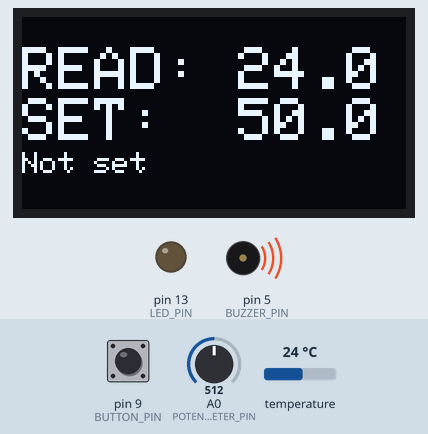
Recording of a sketch running on a simulated Arduino Uno, built with avr-gcc and run on an emulated ATmega328P. Shown: 128×64 one-colour display, output pins drawn as LEDs (lit = HIGH), buzzer (waves = sounding, pin HIGH). The inputs (shaded band) are chosen by the test bench; at power-on: pin 9 (BUTTON_PIN) HIGH, temperature 24 °C, A0 (POTENTIOMETER_PIN) = 512. What the sketch prints to the serial monitor is not drawn.

Above: at 1.9 s.
2.0 s: pin 9 (BUTTON_PIN) pulled LOW for 0.95 s
At 2.8 s:
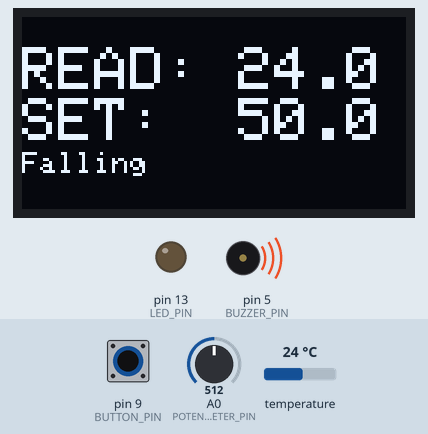
4.4 s: pin 9 (BUTTON_PIN) pulled LOW for 0.95 s
At 5.3 s:
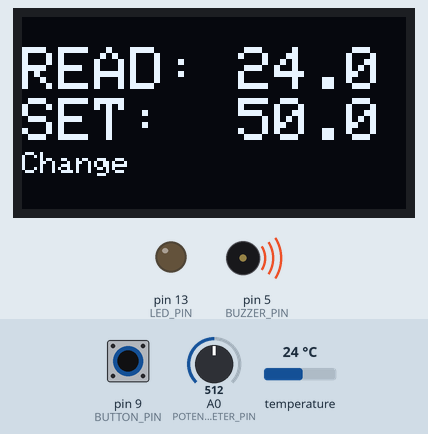
6.8 s: pin 9 (BUTTON_PIN) pulled LOW for 3.2 s
At 7.7 s:
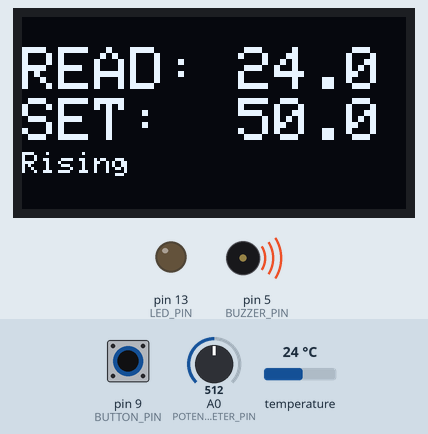
11.5 s: pin 9 (BUTTON_PIN) pulled LOW for 0.95 s
At 12.7 s:
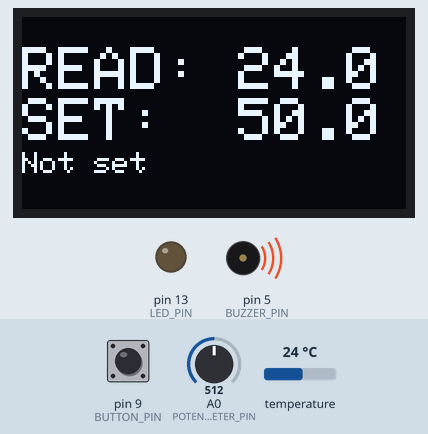
13.9 s: temperature set to 12 °C
At 15.2 s:
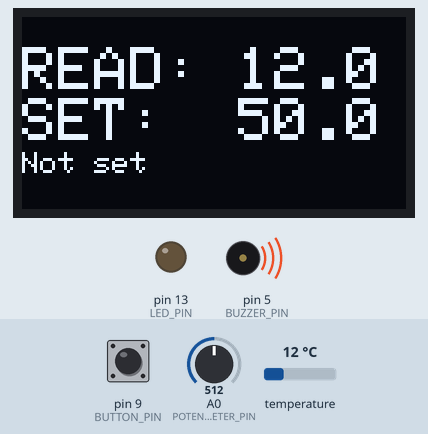
15.5 s: A0 (POTENTIOMETER_PIN) set to 716
At 17.6 s:
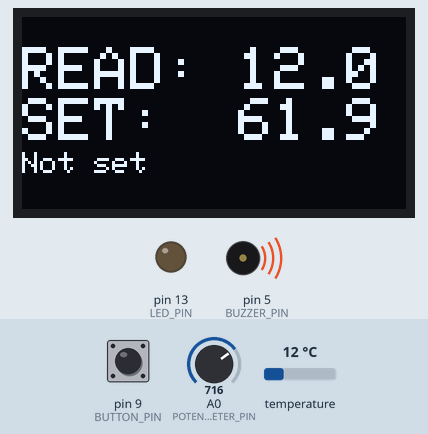
Timing chart, 0 to 18.9 s (numbered marks = the images above; inputs shaded):
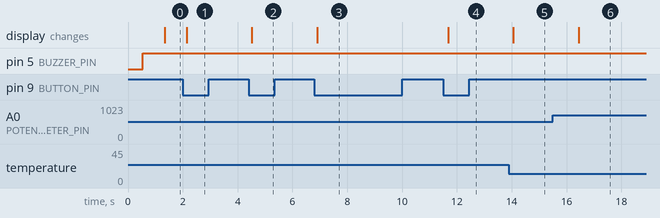

The sketch:

tea_thermometer.ino
```cpp
/*
Project author: Smarzony
In order to work, install https://github.com/oshlab/Breadboard-Arduino board.
Program this with programmer AVR ISP on serial port using board ATmega328p (8mhz internal).
During programming push RESET button while output says: "Uploading"
*/

#include <PinChangeInterrupt.h>
#include <PinChangeInterruptBoards.h>
#include <PinChangeInterruptPins.h>
#include <PinChangeInterruptSettings.h>

#include <Wire.h>
#include <Adafruit_SSD1306.h>
#include <OneWire.h>
#include <DallasTemperature.h>

#define SCREEN_WIDTH 128 // OLED display width, in pixels
#define SCREEN_HEIGHT 64 // OLED display height, in pixels

#define ONE_WIRE_BUS 7
#define BUZZER_PIN 5
#define LED_PIN 13
#define POTENTIOMETER_PIN A0
#define BUTTON_PIN 9

#define TEMP_EDGE_RISING 0
#define TEMP_EDGE_NOT_SET 1
#define TEMP_EDGE_FALLING 2
#define TEMP_EDGE_CHANGE 3

OneWire oneWire(ONE_WIRE_BUS);
DallasTemperature sensors(&oneWire);

#define OLED_RESET -1
#define SCREEN_ADDRESS 0x3C
Adafruit_SSD1306 display(SCREEN_WIDTH, SCREEN_HEIGHT, &Wire, OLED_RESET);

float temp_celsius = 0.0;
float temp_last = 0.0;
float temp_set;
volatile uint8_t edge_type = TEMP_EDGE_NOT_SET;

unsigned long long now,
    display_refresh_timer,
    alarm_start_timer;

bool alarm = false;

void setup()
{
    if(!display.begin(SSD1306_SWITCHCAPVCC, SCREEN_ADDRESS))
    {
        Serial.println(F("SSD1306 allocation failed"));
        for(;;);
    }
    delay(500);
    display.clearDisplay();
    sensors.begin();
    pinMode(LED_PIN, OUTPUT);
    pinMode(BUZZER_PIN, OUTPUT);
    pinMode(BUTTON_PIN, INPUT_PULLUP);
    attachPinChangeInterrupt(digitalPinToPinChangeInterrupt(BUTTON_PIN), change_edge, FALLING);
    Serial.begin(9600);
    Serial.println("Oj tak byczq");
    edge_type = TEMP_EDGE_NOT_SET;
}

void loop()
{
    now = millis();
    digitalWrite(BUZZER_PIN, !alarm);
    digitalWrite(LED_PIN, alarm);

    switch(edge_type)
    {
        case TEMP_EDGE_NOT_SET:
            temp_set = set_temp();
            break;

        case TEMP_EDGE_RISING:
            temp_set = set_temp();
            if ((temp_last <= temp_set) && (temp_celsius > temp_set))
            {
                alarm = true;
                alarm_start_timer = now;
                Serial.println("Set alarm rising TRUE");
            }
            break;

        case TEMP_EDGE_FALLING:
            temp_set = set_temp();
            if ((temp_last >= temp_set) && (temp_celsius < temp_set))
            {
                alarm = true;
                alarm_start_timer = now;
                Serial.println("Set alarm falling TRUE");
            }
            break;

        case TEMP_EDGE_CHANGE:
            temp_set = set_temp();
            if (((temp_last <= temp_set) && (temp_celsius > temp_set)) || ((temp_last >= temp_set) && (temp_celsius < temp_set)))
            {
                alarm = true;
                alarm_start_timer = now;
                Serial.println("Set alarm change TRUE");
            }
            break;
    }

    if ( now - alarm_start_timer > 100 && alarm == true)
    {
        alarm = false;
        Serial.println("Reset alarm");
    }

    if (now - display_refresh_timer > 250)
    {
        display.clearDisplay();
        sensors.requestTemperatures();
        if (temp_celsius != DEVICE_DISCONNECTED_C)
            temp_last = temp_celsius;
        temp_celsius = sensors.getTempCByIndex(0);
        display_refresh_timer = now;
        if(temp_celsius != DEVICE_DISCONNECTED_C)
        {
            Serial.print("Temp read: ");
            Serial.print(temp_celsius);
            Serial.print("\tLast: ");
            Serial.println(temp_last);
            display.setTextSize(2);
            display.setTextColor(WHITE);
            display.setCursor(0, 10);
            display.print("READ: ");
            display.print(temp_celsius, 1);
            display.setCursor(0, 27);
            display.print("SET:  ");
            display.print(temp_set, 1);
            display.setTextSize(1);
            display.setCursor(0, 45);
            switch(edge_type)
            {
                case TEMP_EDGE_RISING:
                    display.println("Rising");
                    break;
                case TEMP_EDGE_NOT_SET:
                    display.println("Not set");
                    break;
                case TEMP_EDGE_FALLING:
                    display.println("Falling");
                    break;
                case TEMP_EDGE_CHANGE:
                    display.println("Change");
                    break;
            }
            display.display();
        }
        else
        {
            Serial.println("Error: Could not read temperature data");
        }
    }

}

void change_edge() {
    unsigned long interrupt_time = millis();
    static unsigned long last_interrupt_time = 0;
    if (interrupt_time - last_interrupt_time > 200)
    {
        edge_type += 1;
        if (edge_type > TEMP_EDGE_CHANGE)
        {
            edge_type = TEMP_EDGE_RISING;
        }
        Serial.print("Edge: ");
        Serial.println(edge_type);
    }
    last_interrupt_time = interrupt_time;
}

float set_temp()
{
    int analog_input;
    float output_value;
    analog_input = map(analogRead(0), 0, 1023, 0, 600);
    output_value = (float(analog_input) / 10) + 20.0;
    return output_value;
}
```

Measured:
- after the input at 2.0 s, the display: changes after 0.14 s (image 1)
- after the input at 4.4 s, the display: changes after 0.12 s (image 2)
- after the input at 6.8 s, the display: changes after 0.11 s (image 3)
- after the input at 11.5 s, the display: changes after 0.18 s (image 4)
- after the input at 13.9 s, the display: changes after 0.16 s (image 5)
- after the input at 15.5 s, the display: changes after 0.95 s (image 6)
